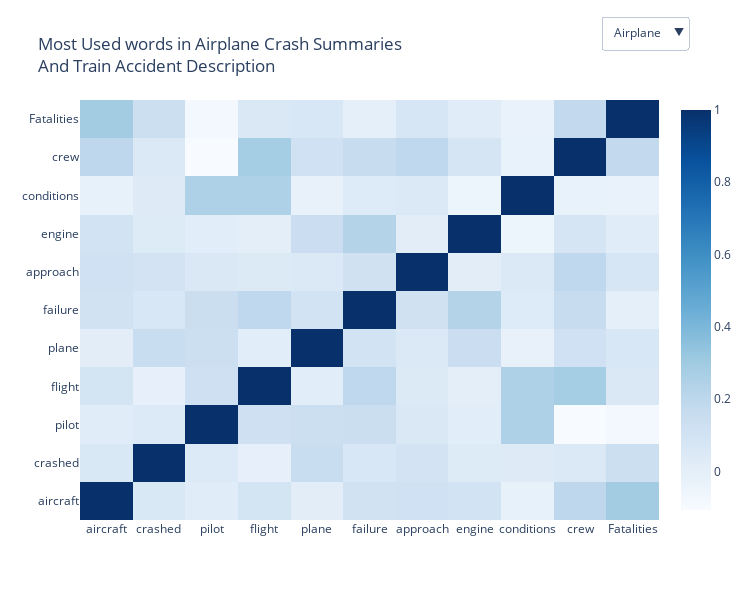

Notebook source saved alongside this figure:
### Code cell
# Create the interactive corrplot using Plotly
fig = go.Figure()

# Add the initial correlation plot for airplane data
fig.add_trace(go.Heatmap(
    z=corr_words.values,
    x=list(corr_words.columns),
    y=list(corr_words.columns),
    colorscale='Blues'
))

# Define the dropdown menu
dropdown = go.layout.Updatemenu(
    buttons=list([
        dict(
            args=[{'z': [corr_words.values], 'x': [list(corr_words.columns)], 'y': [list(corr_words.columns)]}],
            label='Airplane',
            method='update'
        ),
        dict(
            args=[{'z': [corr_words_train.values], 'x': [list(corr_words_train.columns)], 'y': [list(corr_words_train.columns)]}],
            label='Train',
            method='update'
        )
    ]),
    direction='down',
    showactive=True,
    active=0,
    x=0.9,
    xanchor='left',
    y=1.2,
    yanchor='top'
)

# Add the dropdown menu to the figure layout
fig.update_layout(
    updatemenus=[dropdown],
    title='Most Used words in Airplane Crash Summaries <br>And Train Accident Description',
    width=750,
    height=600
)

#save figure
pio.write_html(fig, file='../img/correlation/correlation_words.html', auto_open=False)

# Show the figure
fig.show()

### Figure 1 — Plotly figure (JSON) as saved in the notebook; plotly's stock layout.template omitted (floating-point values rounded to 4 significant figures)
{"data": [{"colorscale": [[0, "rgb(247,251,255)"], [0.125, "rgb(222,235,247)"], [0.25, "rgb(198,219,239)"], [0.375, "rgb(158,202,225)"], [0.5, "rgb(107,174,214)"], [0.625, "rgb(66,146,198)"], [0.75, "rgb(33,113,181)"], [0.875, "rgb(8,81,156)"], [1, "rgb(8,48,107)"]], "type": "heatmap", "x": ["aircraft", "crashed", "pilot", "flight", "plane", "failure", "approach", "engine", "conditions", "crew", "Fatalities"], "y": ["aircraft", "crashed", "pilot", "flight", "plane", "failure", "approach", "engine", "conditions", "crew", "Fatalities"], "z": [[1, 0.05847, 0.02151, 0.0924, 0.01014, 0.1071, 0.1176, 0.1028, -0.017, 0.1991, 0.2904], [0.05847, 1, 0.04431, -0.01626, 0.1497, 0.06892, 0.09733, 0.03447, 0.03048, 0.04772, 0.1331], [0.02151, 0.04431, 1, 0.1244, 0.1324, 0.145, 0.05298, 0.01252, 0.2536, -0.1071, -0.08247], [0.0924, -0.01626, 0.1244, 1, 0.01574, 0.1935, 0.0429, 0.001115, 0.248, 0.2851, 0.0571], [0.01014, 0.1497, 0.1324, 0.01574, 1, 0.09989, 0.04683, 0.141, -0.0216, 0.1173, 0.06357], [0.1071, 0.06892, 0.145, 0.1935, 0.09989, 1, 0.1128, 0.2324, 0.03686, 0.1574, -0.006914], [0.1176, 0.09733, 0.05298, 0.0429, 0.04683, 0.1128, 1, 0.01182, 0.04915, 0.192, 0.07694], [0.1028, 0.03447, 0.01252, 0.001115, 0.141, 0.2324, 0.01182, 1, -0.05336, 0.08467, 0.02156], [-0.017, 0.03048, 0.2536, 0.248, -0.0216, 0.03686, 0.04915, -0.05336, 1, -0.0256, -0.02846], [0.1991, 0.04772, -0.1071, 0.2851, 0.1173, 0.1574, 0.192, 0.08467, -0.0256, 1, 0.1835], [0.2904, 0.1331, -0.08247, 0.0571, 0.06357, -0.006914, 0.07694, 0.02156, -0.02846, 0.1835, 1]]}], "layout": {"height": 600, "title": {"text": "Most Used words in Airplane Crash Summaries <br>And Train Accident Description"}, "updatemenus": [{"active": 0, "buttons": [{"args": [{"x": [["aircraft", "crashed", "pilot", "flight", "plane", "failure", "approach", "engine", "conditions", "crew", "Fatalities"]], "y": [["aircraft", "crashed", "pilot", "flight", "plane", "failure", "approach", "engine", "conditions", "crew", "Fatalities"]], "z": [[[1, 0.05847, 0.02151, 0.0924, 0.01014, 0.1071, 0.1176, 0.1028, -0.017, 0.1991, 0.2904], [0.05847, 1, 0.04431, -0.01626, 0.1497, 0.06892, 0.09733, 0.03447, 0.03048, 0.04772, 0.1331], [0.02151, 0.04431, 1, 0.1244, 0.1324, 0.145, 0.05298, 0.01252, 0.2536, -0.1071, -0.08247], [0.0924, -0.01626, 0.1244, 1, 0.01574, 0.1935, 0.0429, 0.001115, 0.248, 0.2851, 0.0571], [0.01014, 0.1497, 0.1324, 0.01574, 1, 0.09989, 0.04683, 0.141, -0.0216, 0.1173, 0.06357], [0.1071, 0.06892, 0.145, 0.1935, 0.09989, 1, 0.1128, 0.2324, 0.03686, 0.1574, -0.006914], [0.1176, 0.09733, 0.05298, 0.0429, 0.04683, 0.1128, 1, 0.01182, 0.04915, 0.192, 0.07694], [0.1028, 0.03447, 0.01252, 0.001115, 0.141, 0.2324, 0.01182, 1, -0.05336, 0.08467, 0.02156], [-0.017, 0.03048, 0.2536, 0.248, -0.0216, 0.03686, 0.04915, -0.05336, 1, -0.0256, -0.02846], [0.1991, 0.04772, -0.1071, 0.2851, 0.1173, 0.1574, 0.192, 0.08467, -0.0256, 1, 0.1835], [0.2904, 0.1331, -0.08247, 0.0571, 0.06357, -0.006914, 0.07694, 0.02156, -0.02846, 0.1835, 1]]]}], "label": "Airplane", "method": "update"}, {"args": [{"x": [["broken", "track", "narrative", "description", "provide", "switch", "detailed", "failure", "movement", "rail", "Damage"]], "y": [["broken", "track", "narrative", "description", "provide", "switch", "detailed", "failure", "movement", "rail", "Damage"]], "z": [[[1, -0.1408, -0.1762, -0.1752, -0.1752, 0.1115, -0.1733, -0.1707, -0.1088, 0.469, 0.02726], [-0.1408, 1, -0.05652, -0.05546, -0.05546, 0.1522, -0.05351, -0.05013, -0.08055, -0.0914, 0.01338], [-0.1762, -0.05652, 1, 0.9942, 0.9942, -0.1066, 0.9837, -0.1581, -0.1008, -0.07517, 0.005303], [-0.1752, -0.05546, 0.9942, 1, 1, -0.1055, 0.9894, -0.1572, -0.1002, -0.0741, 0.004176], [-0.1752, -0.05546, 0.9942, 1, 1, -0.1055, 0.9894, -0.1572, -0.1002, -0.0741, 0.004176], [0.1115, 0.1522, -0.1066, -0.1055, -0.1055, 1, -0.1034, -0.1316, -0.09657, -0.05914, -0.03673], [-0.1733, -0.05351, 0.9837, 0.9894, 0.9894, -0.1034, 1, -0.1556, -0.09914, -0.07213, 0.004244], [-0.1707, -0.05013, -0.1581, -0.1572, -0.1572, -0.1316, -0.1556, 1, 0.1306, -0.1352, 0.004373], [-0.1088, -0.08055, -0.1008, -0.1002, -0.1002, -0.09657, -0.09914, 0.1306, 1, -0.08615, -0.02481], [0.469, -0.0914, -0.07517, -0.0741, -0.0741, -0.05914, -0.07213, -0.1352, -0.08615, 1, 0.03674], [0.02726, 0.01338, 0.005303, 0.004176, 0.004176, -0.03673, 0.004244, 0.004373, -0.02481, 0.03674, 1]]]}], "label": "Train", "method": "update"}], "direction": "down", "showactive": true, "x": 0.9, "xanchor": "left", "y": 1.2, "yanchor": "top"}], "width": 750}}
